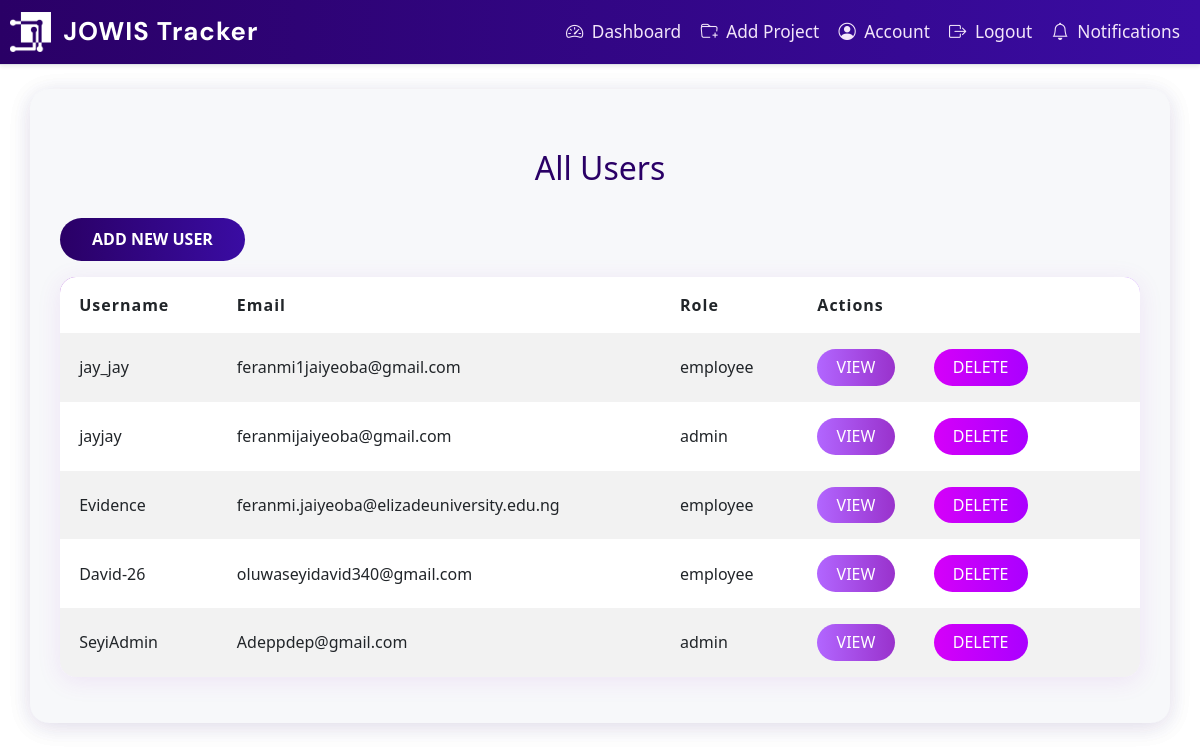
/admin/users (signed in), run on the app's committed database.
### app/dbmodels.py (models this page shows, shortened)
class User(db.Model, UserMixin):
    id = db.Column(db.Integer, primary_key=True)
    username = db.Column(db.String(150), unique=True, nullable=False)
    email = db.Column(db.String(150), unique=True, nullable=False)
    password_hash = db.Column(db.String(150), nullable=False)
    tasks = db.relationship("Task", backref="assigned_to", cascade='all, delete-orphan',passive_deletes=True)
    role = db.Column(db.String(50), nullable=False, default="employee") # or admin
    must_change_password = db.Column(db.Boolean, default=True)
    projects = db.relationship(
        'Project',
        secondary=project_users,
        back_populates='users'
    )
    reset_code = db.Column(db.String(8), nullable=True)
    reset_code_expiry = db.Column(db.DateTime, nullable=True)

### app/routes.py (the view)
@main.route('/admin/users')
@login_required
def admin_users():
    if current_user.role != "admin":
        abort(403)
    users = User.query.all()
    return render_template('admin_users.html', users=users)

### app/__init__.py (called while the page is built)
def create_app():
    app= Flask(__name__)
    app.config.from_object("config.Config") # load app config from config.py
    db.init_app(app)
    migrate.init_app(app, db)
    login_manager.init_app(app)
    mail.init_app(app)
    scheduler.init_app(app)
    scheduler.start()
    from . import jobs  # <-- Import jobs to register them
    from .admin import init_admin
    init_admin(app)
    login_manager.login_view = "main.login"
    login_manager.login_message_category ="info"
    from .dbmodels import User
    @login_manager.user_loader
    def load_user(user_id):
        return User.query.get(int(user_id))
    from .routes import main
    app.register_blueprint(main)
    return app

### app/templates/admin_users.html
{% extends "base.html" %} {% block content %}
<div class="container mt-4">
  <h2>All Users</h2>
  <a href="{{ url_for('main.admin_create_user') }}" class="btn btn-success mb-3">Add New User</a>
  <table class="table table-striped">
    <thead>
      <tr>
        <th>Username</th>
        <th>Email</th>
        <th>Role</th>
        <th>Actions</th>
      </tr>
    </thead>
    <tbody>
      {% for user in users %}
      <tr>
        <td>{{ user.username }}</td>
        <td>{{ user.email }}</td>
        <td>{{ user.role }}</td>
        <td>
          <a
            href="{{ url_for('main.view_user', user_id=user.id) }}"
            class="btn btn-info btn-sm"
            >View</a
          >
          <form
            action="{{ url_for('main.delete_user', user_id=user.id) }}"
            method="POST"
            style="display: inline"
          >
            <button
              type="submit"
              class="btn btn-danger btn-sm"
              onclick="return confirm('Delete this user?');"
            >
              Delete
            </button>
          </form>
        </td>
      </tr>
      {% endfor %}
    </tbody>
  </table>
</div>
{% endblock %}

### app/static/style.css (style rules this page uses)
body { background: #fff !important; font-family: "Segoe UI", Tahoma, Geneva, Verdana, sans-serif; color: #333; margin: 0; padding: 0; }
.btn, input[type="submit"], .submit, .btn-primary, .btn-outline-primary, .button { background: linear-gradient(90deg, #2a0066 0%, #3a0ca3 100%); color: #fff !important; border: none; transition: background 0.2s; }
body, body.bg-light, body.bg-gradient, body.bg-purple, body.bg-pink { background: #fff !important; }
.container, .container-login, .container-signup, .signup-container, .signup-container-1, .form-container { background: #f7f8fa !important; box-shadow: 0 4px 24px rgba(42, 0, 102, 0.08); border-radius: 1.2rem; }
h2, .signup-container h2 { color: #2a0066; text-align: center; margin-bottom: 30px; }
h2 { text-align: center; margin-bottom: 20px; color: #333; }
body { font-family: "Segoe UI", Tahoma, Geneva, Verdana, sans-serif; background-color: #f0f2f5; margin: 0; }
form { width: 350px; }
h2 { margin-bottom: 25px; color: #333; }
a { color: #007bff; text-decoration: none; }
body { background-color: #f2f2f2; font-family: Arial, sans-serif; margin: 0; }
body { background-color: #f4f6f8; font-family: "Segoe UI", Tahoma, Geneva, Verdana, sans-serif; color: #333; margin: 0; padding: 0; }
.container { padding: 30px; border-radius: 12px; }
h2 { text-align: center; margin-bottom: 30px; color: #2c3e50; }
body { font-family: "Segoe UI", Tahoma, Geneva, Verdana, sans-serif; background-color: #f4f6f8; margin: 0; }
h2 { text-align: center; color: #333; margin-top: 30px; }
form { padding: 25px 30px; border-radius: 10px; box-shadow: 0 4px 10px none; width: 100%; max-width: 500px; margin: 20px auto; }
body { background: linear-gradient(120deg, #e3e6fd 0%, #cebbfb 100%); }
.btn, input[type="submit"] { border-radius: 2em; font-weight: 600; padding: 0.6em 2em; background: linear-gradient(90deg, #5d19d2 0%, #7842f5 100%); color: #fff; border: none; transition: background 0.2s; }
.table-striped { background: #fff; border-radius: 1rem; overflow: hidden; box-shadow: 0 4px 24px rgba(33, 150, 243, 0.1); }
.table thead { background: linear-gradient(90deg, #5419d2 0%, #7b42f5 100%); color: #fff; font-weight: 600; letter-spacing: 1px; }
.table th, .table td { vertical-align: middle !important; padding: 1rem 1.2rem; border: none; }
.table-striped tbody tr:nth-of-type(odd) { background: #e3f2fd; }
.table-striped tbody tr:nth-of-type(even) { background: #f7fbff; }
.btn-info.btn-sm { background: linear-gradient(90deg, #9642f5 0%, #8219d2 100%); border: none; color: #fff; font-weight: 500; border-radius: 2em; padding: 0.4em 1.2em; margin-right: 0.3em; transition: background 0.2s; }
.btn-danger.btn-sm { border-radius: 2em; padding: 0.4em 1.2em; font-weight: 500; background: linear-gradient(90deg, #ff5252 0%, #ff1744 100%); border: none; color: #fff; transition: background 0.2s; }

### data on the page
User: username "jay_jay", email "feranmi1jaiyeoba@gmail.com", role "employee"
User: username "jayjay", email "feranmijaiyeoba@gmail.com", role "admin"
User: username "Evidence", email "feranmi.jaiyeoba@elizadeuniversity.edu.ng", role "employee"
User: username "David-26", email "oluwaseyidavid340@gmail.com", role "employee"
User: username "SeyiAdmin", email "Adeppdep@gmail.com", role "admin"
